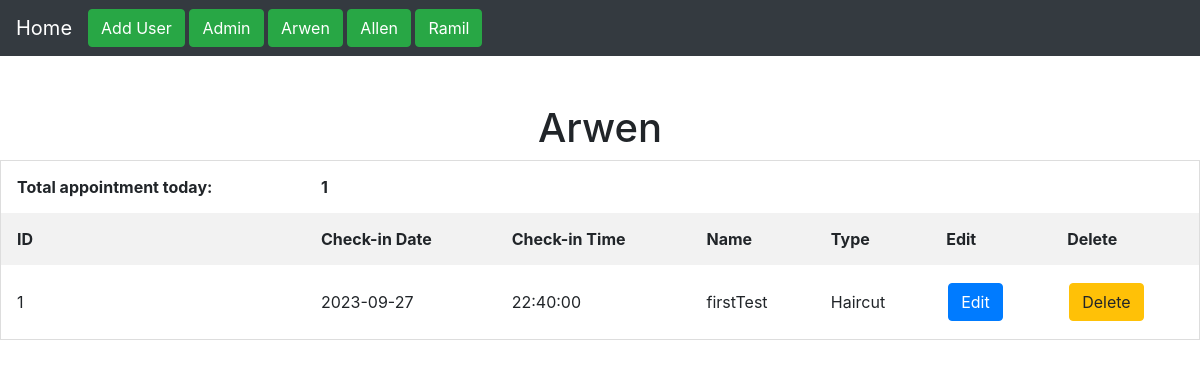
/admin/arwen.php, run on the app's committed database.
### tables this page shows
CREATE TABLE `arwen` (
  `id` int(11) NOT NULL,
  `checkin_date` date NOT NULL,
  `checkin_time` time NOT NULL,
  `name` varchar(255) NOT NULL,
  `service_type` varchar(255) NOT NULL
);

### admin/arwen.php (the view, shortened to what this page needs)
<html>
    <head>
        <link rel="stylesheet" href="https://cdn.jsdelivr.net/npm/bootstrap@4.6.2/dist/css/bootstrap.min.css"
>
    </head>
    <body>
        <nav class="navbar navbar-expand-md bg-dark navbar-dark">
            <a href="index.php" class="navbar-brand">Home</a>
            <div class="collapsse navbar-collapse" id="collapsibleNavbar">
            <ul class="navbar-nav">
                <li class="nav-item active">
                <button type="button" class="btn btn-success" data-toggle="modal" data-target="#addUser">Add User</button>
                <button type="button" class="btn btn-success" data-toggle="modal"><a href="admin.php">Admin</a></button>
                <button type="button" class="btn btn-success" data-toggle="modal"><a href="arwen.php">Arwen</a></button>
                <button type="button" class="btn btn-success" data-toggle="modal"><a href="allen.php">Allen</a></button>
                <button type="button" class="btn btn-success" data-toggle="modal"><a href="ramil.php">Ramil</a></button>
                </li>
            </ul>
        </div>
        </nav>
        <br></br>
        <h1>Arwen</h1>
        <?php
            include 'D:\xampp\htdocs\Appointment\Process\myConnection.php';
            $currentDate = date("Y-m-d");
            $query = "SELECT * FROM arwen WHERE checkin_date = '$currentDate'";
            $result = mysqli_query($connect, $query);
            $totalAppointmentsToday = mysqli_num_rows($result);
         ?>
        <table>
            <tr>
                <th>Total appointment today: </th>
                <th><?php echo $totalAppointmentsToday; ?></th>
            </tr>
            <tr>
                <th> ID </th>
                <th> Check-in Date </th>
                <th> Check-in Time </th>
                <th> Name </th>
                <th> Type </th>
                <th> Edit </th>
                <th> Delete </th>
            </tr>
            <?php
                include 'D:\xampp\htdocs\Appointment\Process\myConnection.php';
                $query = "SELECT * FROM arwen";
                $result = mysqli_query($connect, $query);
                if(mysqli_num_rows($result) > 0){
                    while($row = mysqli_fetch_array($result)){
            ?>
                <tr>
                    <td> <?php echo $row["id"];?> </td>
                    <td> <?php echo $row["checkin_date"];?> </td>
                    <td> <?php echo $row["checkin_time"];?> </td>
                    <td> <?php echo $row["name"];?> </td>
                    <td> <?php echo $row["service_type"];?> </td>
                    <td>
                      <a href="editForm.php?id=<?php echo $row ["id"]; ?>">
                        <button type="button" class="btn btn-primary" data-toggle="modal" data-target="#edit" >Edit</button>
                      </a>
                    </td>
                    <td>
                        <a href="delete.php?id=<?php echo $row ["id"]; ?>">
                        <button type="button" class="btn btn-warning">Delete</button></a>
                    </td>
                </tr>
                <?php
                    }
                }
                else{
                    echo "0 results";
                }
            ?>
        </table>
    </body>
</html>

### admin/arwen.php (style rules this page uses)
table { border-collapse: collapse; border-spacing: 0; width: 100%; border: 1px solid #ddd; }
th,td { text-align: left; padding: 16px; }
tr:nth-child(even) { background-color: #f2f2f2; }
a .btn { margin: 2px; }
h1 { text-align: center; }
.btn a { text-decoration: none; color: white; }

### data on the page
arwen: id "1", checkin_date "2023-09-27", checkin_time "22:40:00", name "firstTest", service_type "Haircut"

### other printed values
$totalAppointmentsToday "1"
